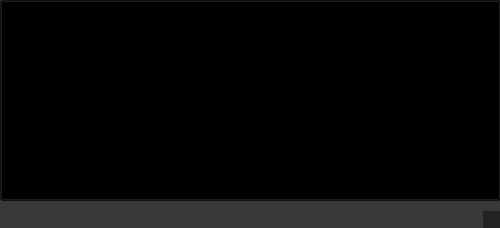
<?xml version="1.0" encoding="UTF-8"?>
<ui version="4.0">
 <class>MainWindow</class>
 <widget class="QMainWindow" name="MainWindow">
  <property name="geometry">
   <rect>
    <x>0</x>
    <y>0</y>
    <width>500</width>
    <height>228</height>
   </rect>
  </property>
  <property name="windowTitle">
   <string>MainWindow</string>
  </property>
  <property name="styleSheet">
   <string notr="true">background: rgba(0,0,0,100);</string>
  </property>
  <widget class="QWidget" name="centralwidget">
   <widget class="QPushButton" name="login_img">
    <property name="geometry">
     <rect>
      <x>0</x>
      <y>0</y>
      <width>501</width>
      <height>201</height>
     </rect>
    </property>
    <property name="styleSheet">
     <string notr="true">background: rdba(0,0,0,0);</string>
    </property>
    <property name="text">
     <string/>
    </property>
   </widget>
  </widget>
  <widget class="QMenuBar" name="menubar">
   <property name="geometry">
    <rect>
     <x>0</x>
     <y>0</y>
     <width>500</width>
     <height>21</height>
    </rect>
   </property>
  </widget>
  <widget class="QStatusBar" name="statusbar"/>
 </widget>
 <resources/>
 <connections/>
</ui>
